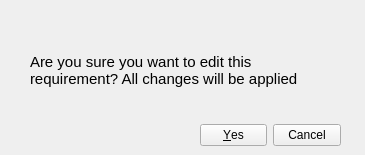
<?xml version="1.0" encoding="UTF-8"?>
<ui version="4.0">
 <class>Dialog</class>
 <widget class="QDialog" name="Dialog">
  <property name="geometry">
   <rect>
    <x>0</x>
    <y>0</y>
    <width>365</width>
    <height>155</height>
   </rect>
  </property>
  <property name="windowTitle">
   <string>Dialog</string>
  </property>
  <widget class="QDialogButtonBox" name="buttonBox">
   <property name="geometry">
    <rect>
     <x>20</x>
     <y>160</y>
     <width>341</width>
     <height>32</height>
    </rect>
   </property>
   <property name="orientation">
    <enum>Qt::Orientation::Horizontal</enum>
   </property>
   <property name="standardButtons">
    <set>QDialogButtonBox::StandardButton::Cancel|QDialogButtonBox::StandardButton::Ok</set>
   </property>
  </widget>
  <widget class="QLabel" name="label">
   <property name="geometry">
    <rect>
     <x>30</x>
     <y>30</y>
     <width>301</width>
     <height>81</height>
    </rect>
   </property>
   <property name="font">
    <font>
     <pointsize>11</pointsize>
    </font>
   </property>
   <property name="text">
    <string>Are you sure you want to edit this requirement? All changes will be applied</string>
   </property>
   <property name="wordWrap">
    <bool>true</bool>
   </property>
  </widget>
  <widget class="QDialogButtonBox" name="buttonBox_2">
   <property name="geometry">
    <rect>
     <x>200</x>
     <y>120</y>
     <width>141</width>
     <height>31</height>
    </rect>
   </property>
   <property name="orientation">
    <enum>Qt::Orientation::Horizontal</enum>
   </property>
   <property name="standardButtons">
    <set>QDialogButtonBox::StandardButton::Cancel|QDialogButtonBox::StandardButton::Yes</set>
   </property>
   <property name="centerButtons">
    <bool>false</bool>
   </property>
  </widget>
 </widget>
 <resources/>
 <connections>
  <connection>
   <sender>buttonBox</sender>
   <signal>accepted()</signal>
   <receiver>Dialog</receiver>
   <slot>accept()</slot>
   <hints>
    <hint type="sourcelabel">
     <x>248</x>
     <y>254</y>
    </hint>
    <hint type="destinationlabel">
     <x>157</x>
     <y>274</y>
    </hint>
   </hints>
  </connection>
  <connection>
   <sender>buttonBox</sender>
   <signal>rejected()</signal>
   <receiver>Dialog</receiver>
   <slot>reject()</slot>
   <hints>
    <hint type="sourcelabel">
     <x>316</x>
     <y>260</y>
    </hint>
    <hint type="destinationlabel">
     <x>286</x>
     <y>274</y>
    </hint>
   </hints>
  </connection>
 </connections>
</ui>
